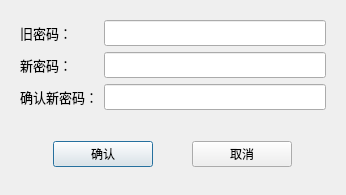
<?xml version="1.0" encoding="UTF-8"?>
<ui version="4.0">
 <class>ChangePasswordDialog</class>
 <widget class="QDialog" name="ChangePasswordDialog">
  <property name="geometry">
   <rect>
    <x>0</x>
    <y>0</y>
    <width>346</width>
    <height>195</height>
   </rect>
  </property>
  <property name="windowTitle">
   <string>Dialog</string>
  </property>
  <layout class="QVBoxLayout" name="verticalLayout">
   <item>
    <widget class="QWidget" name="widget" native="true">
     <layout class="QGridLayout" name="gridLayout">
      <item row="0" column="1">
       <widget class="QLineEdit" name="oldPasswordEdit">
        <property name="font">
         <font>
          <family>Adobe Arabic</family>
          <pointsize>10</pointsize>
         </font>
        </property>
        <property name="maxLength">
         <number>20</number>
        </property>
        <property name="echoMode">
         <enum>QLineEdit::Password</enum>
        </property>
       </widget>
      </item>
      <item row="2" column="0">
       <widget class="QLabel" name="label_3">
        <property name="font">
         <font>
          <family>Adobe Arabic</family>
          <pointsize>10</pointsize>
         </font>
        </property>
        <property name="text">
         <string>确认新密码：</string>
        </property>
       </widget>
      </item>
      <item row="1" column="1">
       <widget class="QLineEdit" name="newPasswordEdit">
        <property name="font">
         <font>
          <family>Adobe Arabic</family>
          <pointsize>10</pointsize>
         </font>
        </property>
        <property name="maxLength">
         <number>20</number>
        </property>
        <property name="echoMode">
         <enum>QLineEdit::Password</enum>
        </property>
       </widget>
      </item>
      <item row="1" column="0">
       <widget class="QLabel" name="label_2">
        <property name="font">
         <font>
          <family>Adobe Arabic</family>
          <pointsize>10</pointsize>
         </font>
        </property>
        <property name="text">
         <string>新密码：</string>
        </property>
       </widget>
      </item>
      <item row="2" column="1">
       <widget class="QLineEdit" name="confirmPasswordEdit">
        <property name="font">
         <font>
          <family>Adobe Arabic</family>
          <pointsize>10</pointsize>
         </font>
        </property>
        <property name="maxLength">
         <number>20</number>
        </property>
        <property name="echoMode">
         <enum>QLineEdit::Password</enum>
        </property>
       </widget>
      </item>
      <item row="0" column="0">
       <widget class="QLabel" name="label">
        <property name="font">
         <font>
          <family>Adobe Arabic</family>
          <pointsize>10</pointsize>
         </font>
        </property>
        <property name="text">
         <string>旧密码：</string>
        </property>
       </widget>
      </item>
     </layout>
    </widget>
   </item>
   <item>
    <widget class="QWidget" name="widget_2" native="true">
     <layout class="QHBoxLayout" name="horizontalLayout">
      <item>
       <widget class="QPushButton" name="OKButton">
        <property name="maximumSize">
         <size>
          <width>100</width>
          <height>16777215</height>
         </size>
        </property>
        <property name="text">
         <string>确认</string>
        </property>
        <property name="default">
         <bool>true</bool>
        </property>
       </widget>
      </item>
      <item>
       <widget class="QPushButton" name="cancelButton">
        <property name="maximumSize">
         <size>
          <width>100</width>
          <height>16777215</height>
         </size>
        </property>
        <property name="text">
         <string>取消</string>
        </property>
       </widget>
      </item>
     </layout>
    </widget>
   </item>
  </layout>
 </widget>
 <resources/>
 <connections/>
</ui>
